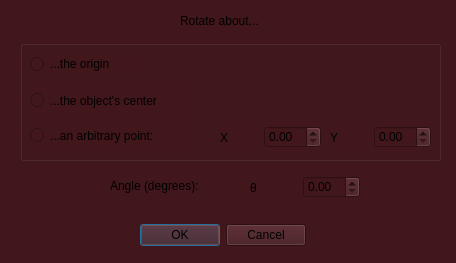
<?xml version="1.0" encoding="UTF-8"?>
<ui version="4.0">
 <class>Rotation</class>
 <widget class="QDialog" name="Rotation">
  <property name="geometry">
   <rect>
    <x>0</x>
    <y>0</y>
    <width>456</width>
    <height>263</height>
   </rect>
  </property>
  <property name="windowTitle">
   <string>Rotation</string>
  </property>
  <property name="styleSheet">
   <string notr="true">background-color: rgba(65,23,27,255)</string>
  </property>
  <widget class="QLabel" name="label">
   <property name="geometry">
    <rect>
     <x>180</x>
     <y>10</y>
     <width>121</width>
     <height>22</height>
    </rect>
   </property>
   <property name="text">
    <string>Rotate about...</string>
   </property>
  </widget>
  <widget class="QGroupBox" name="groupBox">
   <property name="geometry">
    <rect>
     <x>20</x>
     <y>40</y>
     <width>421</width>
     <height>121</height>
    </rect>
   </property>
   <property name="layoutDirection">
    <enum>Qt::LayoutDirection::LeftToRight</enum>
   </property>
   <property name="title">
    <string/>
   </property>
   <widget class="QRadioButton" name="originBtn">
    <property name="geometry">
     <rect>
      <x>10</x>
      <y>10</y>
      <width>119</width>
      <height>28</height>
     </rect>
    </property>
    <property name="layoutDirection">
     <enum>Qt::LayoutDirection::LeftToRight</enum>
    </property>
    <property name="text">
     <string>...the origin</string>
    </property>
   </widget>
   <widget class="QRadioButton" name="objCenterBtn">
    <property name="geometry">
     <rect>
      <x>10</x>
      <y>40</y>
      <width>171</width>
      <height>41</height>
     </rect>
    </property>
    <property name="layoutDirection">
     <enum>Qt::LayoutDirection::LeftToRight</enum>
    </property>
    <property name="text">
     <string>...the object's center</string>
    </property>
   </widget>
   <widget class="QRadioButton" name="arbitraryBtn">
    <property name="geometry">
     <rect>
      <x>10</x>
      <y>80</y>
      <width>171</width>
      <height>31</height>
     </rect>
    </property>
    <property name="layoutDirection">
     <enum>Qt::LayoutDirection::LeftToRight</enum>
    </property>
    <property name="text">
     <string>...an arbitrary point:</string>
    </property>
   </widget>
   <widget class="QWidget" name="layoutWidget_3">
    <property name="geometry">
     <rect>
      <x>310</x>
      <y>80</y>
      <width>101</width>
      <height>35</height>
     </rect>
    </property>
    <property name="sizePolicy">
     <sizepolicy hsizetype="Fixed" vsizetype="Fixed">
      <horstretch>0</horstretch>
      <verstretch>0</verstretch>
     </sizepolicy>
    </property>
    <property name="layoutDirection">
     <enum>Qt::LayoutDirection::LeftToRight</enum>
    </property>
    <layout class="QHBoxLayout" name="horizontalLayout_8">
     <item>
      <widget class="QLabel" name="yLabel">
       <property name="layoutDirection">
        <enum>Qt::LayoutDirection::LeftToRight</enum>
       </property>
       <property name="text">
        <string>Y</string>
       </property>
      </widget>
     </item>
     <item>
      <spacer name="horizontalSpacer_7">
       <property name="layoutDirection">
        <enum>Qt::LayoutDirection::LeftToRight</enum>
       </property>
       <property name="orientation">
        <enum>Qt::Orientation::Horizontal</enum>
       </property>
       <property name="sizeHint" stdset="0">
        <size>
         <width>40</width>
         <height>20</height>
        </size>
       </property>
      </spacer>
     </item>
     <item>
      <widget class="QDoubleSpinBox" name="yInput">
       <property name="layoutDirection">
        <enum>Qt::LayoutDirection::LeftToRight</enum>
       </property>
      </widget>
     </item>
    </layout>
   </widget>
   <widget class="QWidget" name="layoutWidget_2">
    <property name="geometry">
     <rect>
      <x>200</x>
      <y>80</y>
      <width>101</width>
      <height>35</height>
     </rect>
    </property>
    <property name="sizePolicy">
     <sizepolicy hsizetype="Fixed" vsizetype="Fixed">
      <horstretch>0</horstretch>
      <verstretch>0</verstretch>
     </sizepolicy>
    </property>
    <property name="layoutDirection">
     <enum>Qt::LayoutDirection::LeftToRight</enum>
    </property>
    <layout class="QHBoxLayout" name="horizontalLayout_7">
     <item>
      <widget class="QLabel" name="xLabel">
       <property name="layoutDirection">
        <enum>Qt::LayoutDirection::LeftToRight</enum>
       </property>
       <property name="text">
        <string>X</string>
       </property>
      </widget>
     </item>
     <item>
      <spacer name="horizontalSpacer_6">
       <property name="layoutDirection">
        <enum>Qt::LayoutDirection::LeftToRight</enum>
       </property>
       <property name="orientation">
        <enum>Qt::Orientation::Horizontal</enum>
       </property>
       <property name="sizeHint" stdset="0">
        <size>
         <width>40</width>
         <height>20</height>
        </size>
       </property>
      </spacer>
     </item>
     <item>
      <widget class="QDoubleSpinBox" name="xInput">
       <property name="layoutDirection">
        <enum>Qt::LayoutDirection::LeftToRight</enum>
       </property>
      </widget>
     </item>
    </layout>
   </widget>
  </widget>
  <widget class="QWidget" name="layoutWidget_4">
   <property name="geometry">
    <rect>
     <x>250</x>
     <y>170</y>
     <width>110</width>
     <height>35</height>
    </rect>
   </property>
   <property name="sizePolicy">
    <sizepolicy hsizetype="Fixed" vsizetype="Fixed">
     <horstretch>0</horstretch>
     <verstretch>0</verstretch>
    </sizepolicy>
   </property>
   <layout class="QHBoxLayout" name="horizontalLayout_9">
    <item>
     <widget class="QLabel" name="xLabel_2">
      <property name="text">
       <string>θ</string>
      </property>
     </widget>
    </item>
    <item>
     <spacer name="horizontalSpacer_8">
      <property name="orientation">
       <enum>Qt::Orientation::Horizontal</enum>
      </property>
      <property name="sizeHint" stdset="0">
       <size>
        <width>40</width>
        <height>20</height>
       </size>
      </property>
     </spacer>
    </item>
    <item>
     <widget class="QDoubleSpinBox" name="angleInput"/>
    </item>
   </layout>
  </widget>
  <widget class="QLabel" name="label_2">
   <property name="geometry">
    <rect>
     <x>110</x>
     <y>170</y>
     <width>121</width>
     <height>31</height>
    </rect>
   </property>
   <property name="text">
    <string>Angle (degrees):</string>
   </property>
  </widget>
  <widget class="QDialogButtonBox" name="buttonBox">
   <property name="geometry">
    <rect>
     <x>140</x>
     <y>220</y>
     <width>166</width>
     <height>30</height>
    </rect>
   </property>
   <property name="standardButtons">
    <set>QDialogButtonBox::StandardButton::Cancel|QDialogButtonBox::StandardButton::Ok</set>
   </property>
  </widget>
 </widget>
 <resources/>
 <connections>
  <connection>
   <sender>buttonBox</sender>
   <signal>accepted()</signal>
   <receiver>Rotation</receiver>
   <slot>accept()</slot>
   <hints>
    <hint type="sourcelabel">
     <x>223</x>
     <y>235</y>
    </hint>
    <hint type="destinationlabel">
     <x>225</x>
     <y>131</y>
    </hint>
   </hints>
  </connection>
  <connection>
   <sender>buttonBox</sender>
   <signal>rejected()</signal>
   <receiver>Rotation</receiver>
   <slot>reject()</slot>
    <hints>
     <hint type="sourcelabel">
      <x>223</x>
      <y>235</y>
     </hint>
     <hint type="destinationlabel">
      <x>225</x>
      <y>131</y>
     </hint>
    </hints>
  </connection>
 </connections>
</ui>
